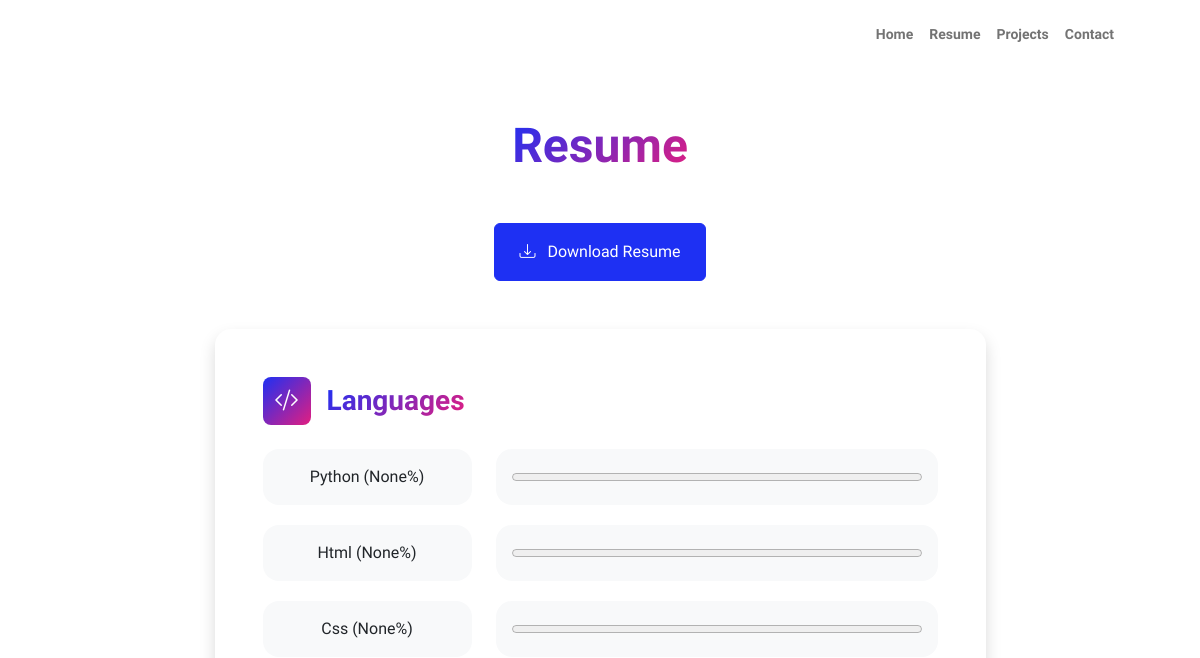
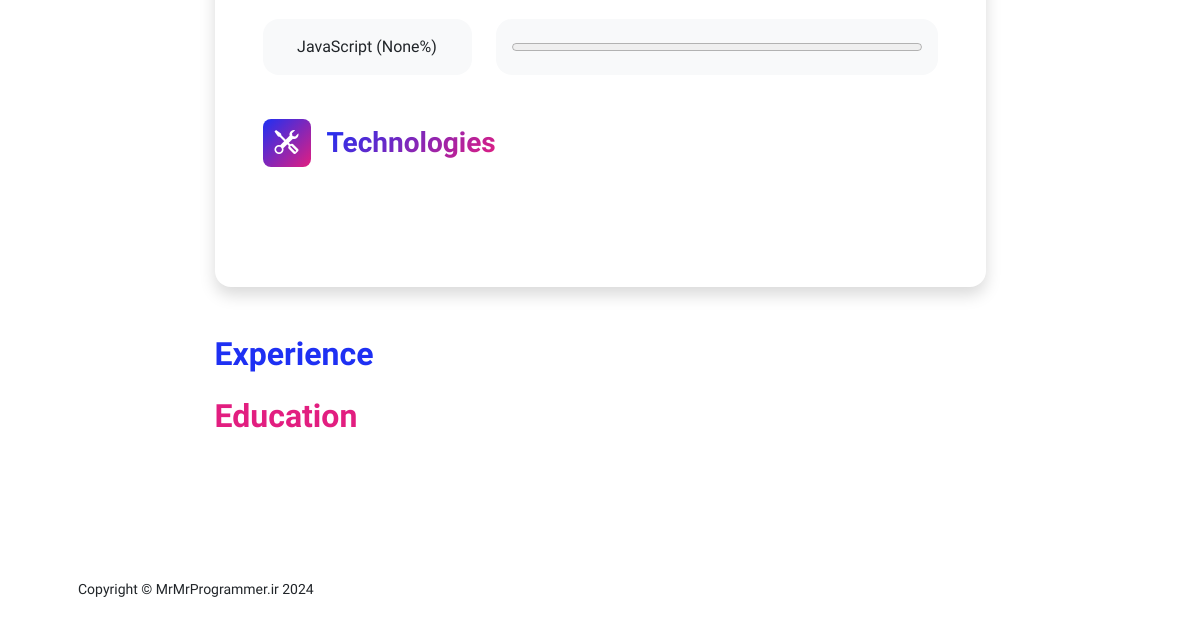
/Resume/, run on an earlier commit of the app's database (2 pictures, top to bottom).
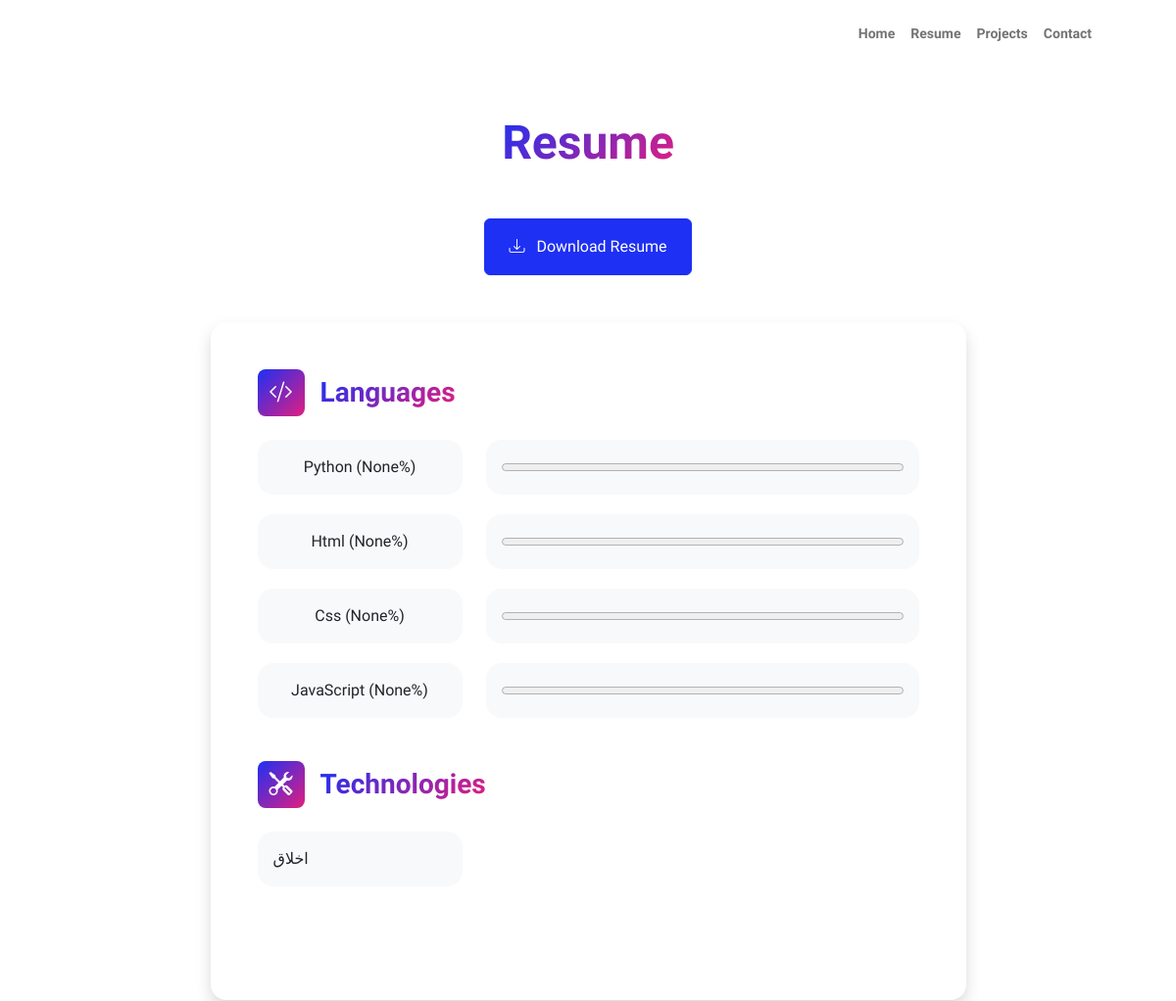
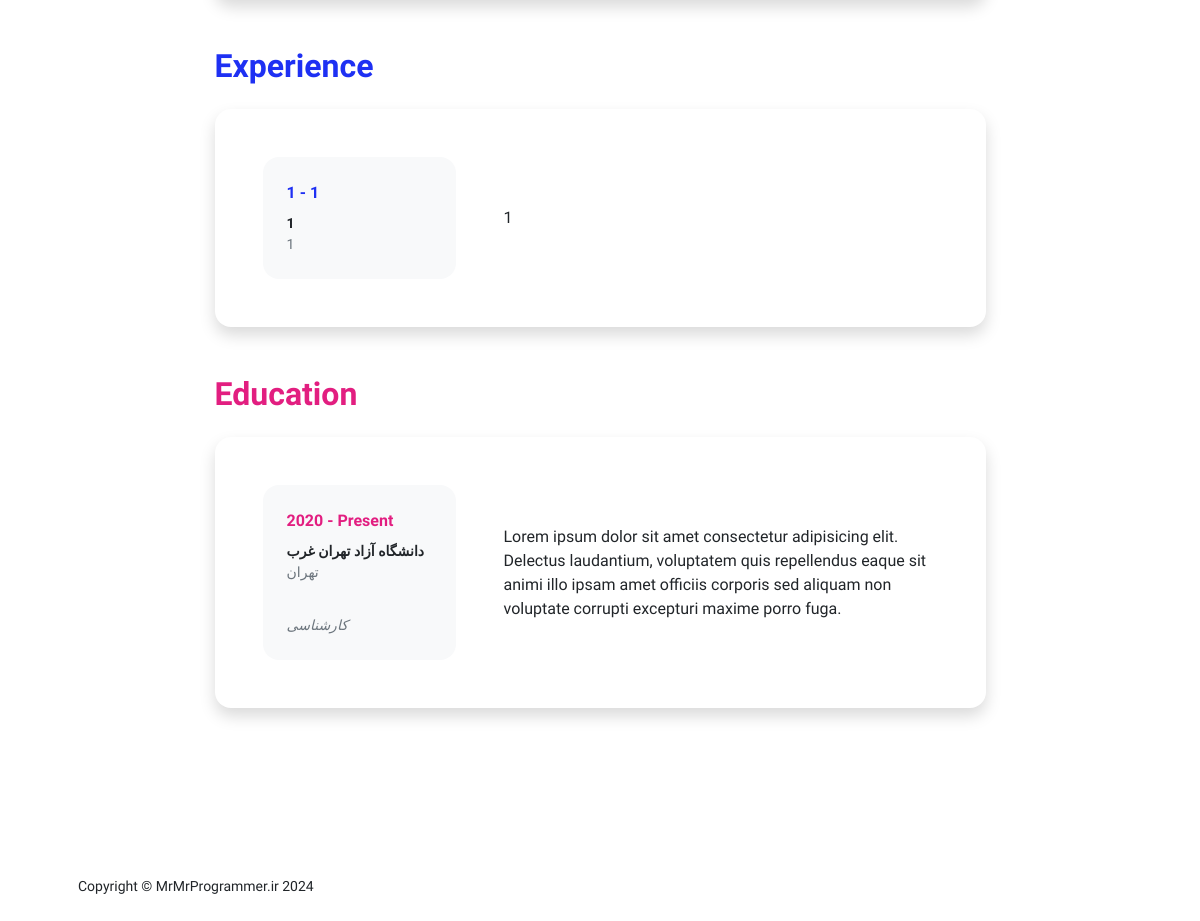
And on a later commit of the database (2 pictures, top to bottom).
### Resume/models.py (models this page shows, shortened)
class Language(models.Model):
    language = models.CharField(max_length=100)
    priority = models.IntegerField(
        default=5,
        validators=[MinValueValidator(0), MaxValueValidator(10)],
        blank=True, null=True,
    )
    percent = models.IntegerField(
        validators=[MinValueValidator(0), MaxValueValidator(100)],
    )
    is_active = models.BooleanField(default=True)
    class Meta:
        db_table = 'Language'

class Skill(models.Model):
    skill_name = models.CharField(max_length=100)
    priority = models.IntegerField(
        default=5,
        validators=[MinValueValidator(0), MaxValueValidator(10)],
        blank=True, null=True,
    )
    is_active = models.BooleanField(default=True)
    class Meta:
        db_table = 'Skill'

class Experience(models.Model):
    from_date = models.CharField(max_length=10)
    end_date = models.CharField(max_length=10)
    is_present = models.BooleanField(default=False)
    job_title = models.CharField(max_length=20)
    location = models.CharField(max_length=50)
    content = models.TextField()
    priority = models.IntegerField(
        default=5,
        validators=[MinValueValidator(0), MaxValueValidator(10)],
        blank=True, null=True,
    )
    is_active = models.BooleanField(default=True)
    class Meta:
        db_table = 'Experience'

class Education(models.Model):
    from_date = models.CharField(max_length=50)
    end_date = models.CharField(max_length=50)
    is_present = models.BooleanField(default=False)
    name = models.CharField(max_length=100)
    location = models.CharField(max_length=50)
    grade = models.CharField(max_length=100)
    description = models.TextField()
    is_active = models.BooleanField(default=True)
    class Meta:
        db_table = 'Education'
        verbose_name = 'Education'
        verbose_name_plural = 'Education'

### Resume/views.py (the view)
# urls.py: path('Resume/', include('Resume.urls')),
def Resume(request):
    skills = Skill.objects.filter(is_active=True).order_by('-priority')
    languages = Language.objects.filter(is_active=True).order_by('-priority')
    experiences = Experience.objects.filter(is_active=True).order_by('-priority')
    educations = Education.objects.filter(is_active=True).order_by('-id')
    resume_file = ResumeFile.objects.filter(is_active=True).last()
    context = {
        'skills': skills,
        'languages': languages,
        'experiences': experiences,
        'educations': educations,
        'resume_file': resume_file,
    }
    return render(request, 'Resume/resume.html', context)

### Resume/templates/Resume/resume.html (shortened to what the changed rows need)
{% extends 'base/layout.html' %}
{% block main %}
    <div class="container px-5 my-5">
        <div class="text-center mb-5">
            <h1 class="display-5 fw-bolder mb-0"><span class="text-gradient d-inline">Resume</span></h1>
        </div>
        <div class="row gx-5 justify-content-center">
            <div class="col-lg-11 col-xl-9 col-xxl-8">
                <section>
                    <div class="card shadow border-0 rounded-4 mb-5">
                        <div class="card-body p-5">
                            <div class="mb-0">
                                {% for language in languages %}
                                    <div class="row text-center">
                                        <div class="col-md-4 mb-4 mb-md-0 d-flex align-items-center justify-content-center"
                                             style="padding-bottom: 20px">
                                            <div class="bg-light rounded-4 p-3 h-100" style="width: 100%">{{ language.language }} ({{ language.percent }}%)
                                            </div>
                                        </div>
                                        <div class="col-md-8 mb-4 mb-md-0" style="padding-bottom: 20px">
                                            <div class="d-flex align-items-center bg-light rounded-4 p-3 h-100">
                                                <progress id="file" value="{{ language.percent }}" max="100" style="width: 100%;"> 32%
                                                </progress>
                                            </div>
                                        </div>
                                    </div>
                                {% endfor %}
                            <br/>
                            </div>
                            <div class="mb-5">
                                <div class="row row-cols-1 row-cols-md-3 mb-4">
                                    {% for skill in skills %}
                                        <div class="col mb-4 mb-md-0" style="padding-bottom: 20px">
                                            <div class="d-flex align-items-center bg-light rounded-4 p-3 h-100">{{ skill.skill_name }}</div>
                                        </div>
                                    {% endfor %}
                                </div>
                            </div>
                        </div>
                    </div>
                </section>
                <section>
                    <div class="d-flex align-items-center justify-content-between mb-4">
                        <h2 class="text-primary fw-bolder mb-0">Experience</h2>
                    </div>
                    {% for experience in experiences %}
                        <div class="card shadow border-0 rounded-4 mb-5">
                            <div class="card-body p-5">
                                <div class="row align-items-center gx-5">
                                    <div class="col text-center text-lg-start mb-4 mb-lg-0">
                                        <div class="bg-light p-4 rounded-4">
                                            <div class="text-primary fw-bolder mb-2">{{ experience.from_date }} -
                                                {% if experience.is_present %}Present{% else %}
                                                    {{ experience.end_date }}{% endif %}</div>
                                            <div class="small fw-bolder">{{ experience.job_title }}</div>
                                            <div class="small text-muted">{{ experience.location }}</div>
                                        </div>
                                    </div>
                                    <div class="col-lg-8">
                                        <div>{{ experience.content }}</div>
                                    </div>
                                </div>
                            </div>
                        </div>
                    {% endfor %}
                </section>
                <section>
                    <h2 class="text-secondary fw-bolder mb-4">Education</h2>
                    {% for education in educations %}
                        <div class="card shadow border-0 rounded-4 mb-5">
                            <div class="card-body p-5">
                                <div class="row align-items-center gx-5">
                                    <div class="col text-center text-lg-start mb-4 mb-lg-0">
                                        <div class="bg-light p-4 rounded-4">
                                            <div class="text-secondary fw-bolder mb-2">{{ education.from_date }}
                                                - {% if education.is_present %}Present{% else %}
                                                    {{ education.end_date }}{% endif %}</div>
                                            <div class="mb-2">
                                                <div class="small fw-bolder">{{ education.name }}</div>
                                                <div class="small text-muted">{{ education.location }}</div>
                                            </div>
                                            <br/>
                                            <div class="fst-italic">
                                                <div class="small text-muted">{{ education.grade }}</div>
                                            </div>
                                        </div>
                                    </div>
                                    <div class="col-lg-8">
                                        <div>{{ education.description }}</div>
                                    </div>
                                </div>
                            </div>
                        </div>
                    {% endfor %}
                </section>
            </div>
        </div>
    </div>
{% endblock %}

What changed in the data, as far as the page shows it:
added Skill: skill_name "اخلاق"
added Experience: from_date "1", end_date "1", job_title "1", location "1", content "1"
added Education: from_date "2020", is_present "Present", name "دانشگاه آزاد تهران غرب", location "تهران", grade "کارشناسی", description "Lorem ipsum dolor sit amet consectetur adipisicing elit. Delectus laudantium, voluptatem quis repellendus eaque sit animi illo ipsam amet officiis corporis sed aliquam non voluptate corrupti excepturi maxime porro fuga."
